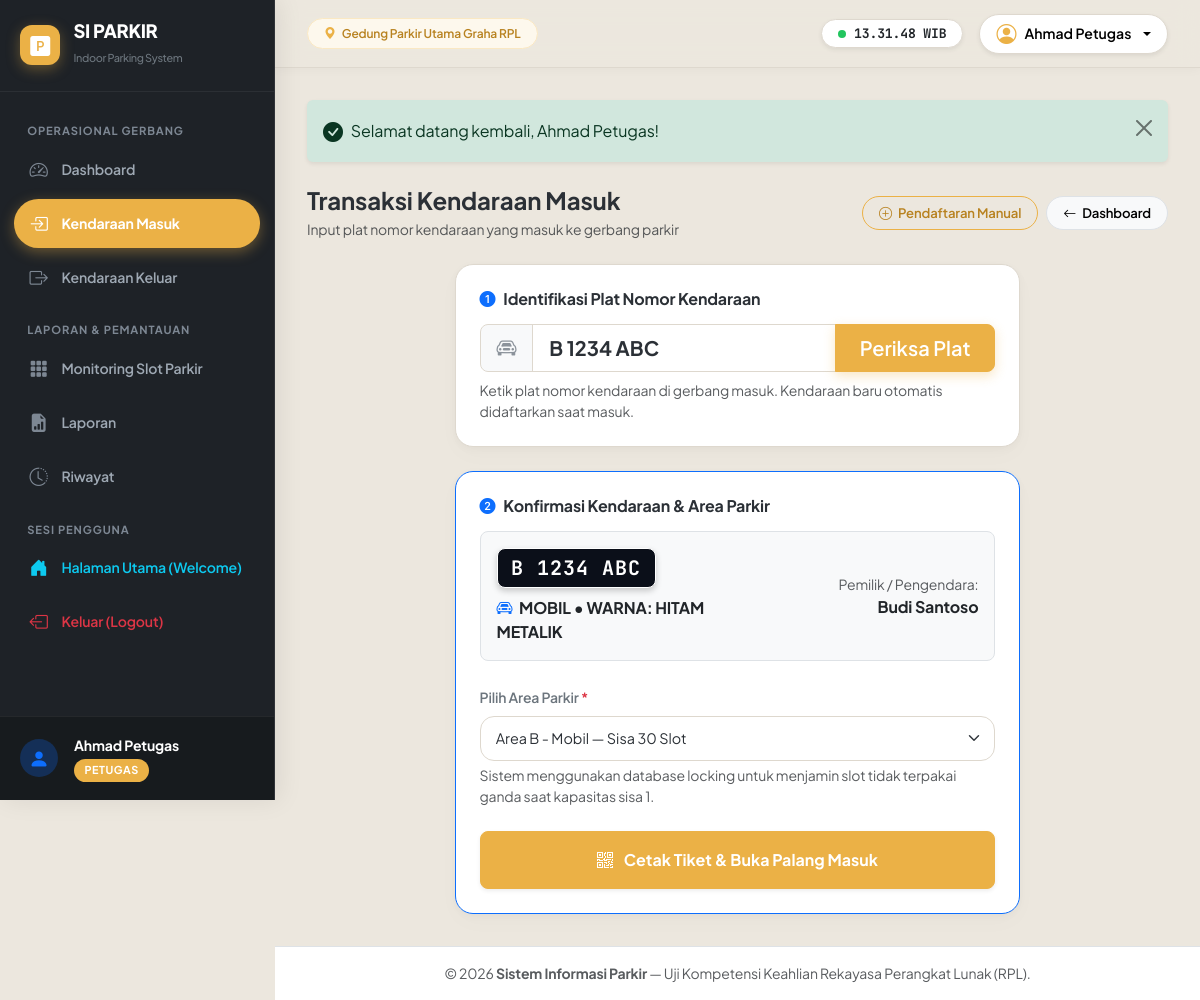
Page /petugas/transaksi_masuk.php?plat=B 1234 ABC (signed in) on the committed database.
### tables this page shows
CREATE TABLE `tb_kendaraan` (
  `id_kendaraan` INT AUTO_INCREMENT PRIMARY KEY,
  `plat_nomor` VARCHAR(15) NOT NULL UNIQUE,
  `jenis_kendaraan` VARCHAR(20) NOT NULL,
  `warna` VARCHAR(20) NULL,
  `pemilik` VARCHAR(100) NULL,
  `id_user` INT NOT NULL,
  INDEX `idx_plat` (`plat_nomor`),
  INDEX `idx_jenis` (`jenis_kendaraan`),
  CONSTRAINT `fk_kendaraan_user` FOREIGN KEY (`id_user`) 
    REFERENCES `tb_user` (`id_user`) ON UPDATE CASCADE ON DELETE RESTRICT
);

CREATE TABLE `tb_area_parkir` (
  `id_area` INT AUTO_INCREMENT PRIMARY KEY,
  `nama_area` VARCHAR(50) NOT NULL,
  `kapasitas` INT NOT NULL,
  `terisi` INT NOT NULL DEFAULT 0,
  INDEX `idx_area_nama` (`nama_area`)
);

### petugas/transaksi_masuk.php (the view, shortened to what this page needs)
<?php
require_once __DIR__ . '/../includes/header.php';
$pdo = getDBConnection();
$platQuery = normalizePlatNomor($_GET['plat'] ?? $_POST['plat_nomor'] ?? '');
$selectedAreaId = (int)($_GET['area_id'] ?? $_GET['id_area'] ?? 0);
$kendaraan = null;
$transaksiAktif = null;
if ($platQuery !== '') {
    $stmtCekKendaraan = $pdo->prepare("SELECT * FROM tb_kendaraan WHERE LOWER(plat_nomor) = LOWER(?)");
    $stmtCekKendaraan->execute([$platQuery]);
    $kendaraan = $stmtCekKendaraan->fetch();
    if ($kendaraan) {
        $stmtCekAktif = $pdo->prepare("SELECT id_parkir, kode_tiket, waktu_masuk FROM tb_transaksi WHERE id_kendaraan = ? AND status = 'masuk'");
        $stmtCekAktif->execute([$kendaraan['id_kendaraan']]);
        $transaksiAktif = $stmtCekAktif->fetch();
    }
}
$stmtAreas = $pdo->query("SELECT * FROM tb_area_parkir ORDER BY nama_area ASC");
$areaList = $stmtAreas->fetchAll();
?>
<div class="d-flex justify-content-between align-items-center mb-4">
    <div>
        <h4 class="fw-bold mb-1">Transaksi Kendaraan Masuk</h4>
        <p class="text-muted small mb-0">Input plat nomor kendaraan yang masuk ke gerbang parkir</p>
    </div>
    <div class="d-flex gap-2">
        <a href="<?= BASE_URL ?>/petugas/kendaraan_tambah.php" class="btn btn-outline-primary btn-sm rounded-pill px-3">
            <i class="bi bi-plus-circle me-1"></i> Pendaftaran Manual
        </a>
        <a href="<?= BASE_URL ?>/petugas/dashboard.php" class="btn btn-light btn-sm border rounded-pill px-3">
            <i class="bi bi-arrow-left me-1"></i> Dashboard
        </a>
    </div>
</div>
<div class="row justify-content-center">
    <div class="col-12 col-lg-8">
        <div class="card-custom p-4 mb-4">
            <h6 class="fw-bold mb-3"><i class="bi bi-1-circle-fill text-primary me-2"></i>Identifikasi Plat Nomor Kendaraan</h6>
            <form method="GET" action="">
                <div class="input-group input-group-lg mb-2">
                    <span class="input-group-text bg-light"><i class="bi bi-car-front"></i></span>
                    <input type="text" class="form-control input-plat text-uppercase fw-bold" name="plat"
                           placeholder="Contoh: B 1234 ABC" value="<?= htmlspecialchars($platQuery) ?>" required autofocus>
                    <button class="btn btn-primary px-4 fw-semibold" type="submit">Periksa Plat</button>
                </div>
                <div class="form-text small">Ketik plat nomor kendaraan di gerbang masuk. Kendaraan baru otomatis didaftarkan saat masuk.</div>
            </form>
        </div>
        <?php if ($platQuery !== ''): ?>
            <?php if ($transaksiAktif): ?>
                <div class="card-custom p-4 mb-4 border-danger">
                    <div class="d-flex align-items-center gap-3 mb-3">
                        <div class="text-danger fs-1"><i class="bi bi-exclamation-octagon-fill"></i></div>
                        <div>
                            <h5 class="fw-bold text-danger mb-1">Peringatan: Kendaraan Masih Sedang Parkir!</h5>
                            <p class="text-muted small mb-0">Kendaraan <strong><?= htmlspecialchars($kendaraan['plat_nomor']) ?></strong> tercatat belum melakukan transaksi keluar.</p>
                        </div>
                    </div>
                    <div class="p-3 bg-light rounded-3 small border mb-3">
                        <div>Nomor Tiket Aktif: <code><?= htmlspecialchars($transaksiAktif['kode_tiket']) ?></code></div>
                        <div>Waktu Masuk: <?= formatTanggalIndo($transaksiAktif['waktu_masuk']) ?></div>
                    </div>
                    <div class="d-flex gap-2">
                        <a href="<?= BASE_URL ?>/petugas/transaksi_keluar.php?id=<?= $transaksiAktif['id_parkir'] ?>" class="btn btn-success flex-grow-1">
                            <i class="bi bi-box-arrow-right me-1"></i> Proses Transaksi Keluar Kendaraan Ini
                        </a>
                        <a href="<?= BASE_URL ?>/petugas/tiket.php?id=<?= $transaksiAktif['id_parkir'] ?>" class="btn btn-outline-primary" target="_blank">
                            <i class="bi bi-printer me-1"></i> Cetak Ulang Tiket
                        </a>
                    </div>
                </div>
            <?php else: ?>
                <div class="card-custom p-4 border-primary">
                    <h6 class="fw-bold mb-3"><i class="bi bi-2-circle-fill text-primary me-2"></i>Konfirmasi Kendaraan & Area Parkir</h6>
                    <div class="p-3 bg-light rounded-3 mb-4 border">
                        <div class="row align-items-center">
                            <div class="col-12 col-md-6 mb-2 mb-md-0">
                                <span class="plat-badge fs-5"><?= htmlspecialchars($kendaraan['plat_nomor']) ?></span>
                                <div class="mt-2 text-uppercase fw-bold text-dark">
                                    <i class="bi <?= ($kendaraan['jenis_kendaraan'] === 'motor') ? 'bi-bicycle' : 'bi-car-front' ?> text-primary me-1"></i>
                                    <?= htmlspecialchars($kendaraan['jenis_kendaraan']) ?> &bull; Warna: <?= htmlspecialchars($kendaraan['warna'] ?: '-') ?>
                                </div>
                            </div>
                            <div class="col-12 col-md-6 text-md-end">
                                <small class="text-muted d-block">Pemilik / Pengendara:</small>
                                <strong class="text-dark"><?= htmlspecialchars($kendaraan['pemilik'] ?: 'Tamu Umum') ?></strong>
                            </div>
                        </div>
                    </div>
                    <form method="POST" action="">
                        <div class="mb-4">
                            <label for="id_area" class="form-label small fw-semibold text-secondary">Pilih Area Parkir <span class="text-danger">*</span></label>
                            <select class="form-select form-select-lg" id="id_area" name="id_area" required>
                                <?php foreach ($areaList as $area):
                                    $kap = (int)$area['kapasitas'];
                                    $ter = (int)$area['terisi'];
                                    $sisa = max(0, $kap - $ter);
                                    $isFull = ($sisa === 0);
                                    $autoSelect = false;
                                    if ($selectedAreaId > 0 && (int)$area['id_area'] === $selectedAreaId) {
                                        $autoSelect = true;
                                    } elseif ($selectedAreaId === 0 && $kendaraan['jenis_kendaraan'] === 'motor' && stripos($area['nama_area'], 'motor') !== false) {
                                        $autoSelect = true;
                                    } elseif ($selectedAreaId === 0 && $kendaraan['jenis_kendaraan'] === 'mobil' && stripos($area['nama_area'], 'mobil') !== false) {
                                        $autoSelect = true;
                                    }
                                ?>
                                    <option value="<?= $area['id_area'] ?>" <?= $isFull ? 'disabled class="text-danger"' : '' ?> <?= ($autoSelect && !$isFull) ? 'selected' : '' ?>>
                                        <?= htmlspecialchars($area['nama_area']) ?> &mdash; Sisa <?= $sisa ?> Slot <?= $isFull ? '(PENUH)' : '' ?>
                                    </option>
                                <?php endforeach; ?>
                            </select>
                            <div class="form-text small">Sistem menggunakan database locking untuk menjamin slot tidak terpakai ganda saat kapasitas sisa 1.</div>
                        </div>
                        <button type="submit" class="btn btn-primary w-100 py-3 rounded-3 fw-bold fs-6 shadow-sm">
                            <i class="bi bi-qr-code me-2"></i> Cetak Tiket & Buka Palang Masuk
                        </button>
                    </form>
                </div>
            <?php endif; ?>
        <?php endif; ?>
    </div>
</div>
<?php require_once __DIR__ . '/../includes/footer.php'; ?>

### assets/css/style.css (style rules this page uses)
:root { --primary-color: #ebb146; --primary-hover: #d39b33; --primary-subtle: #fdf8ed; --primary-dark: #b88220; --sidebar-bg: #1e2227; --sidebar-hover: #2a3037; --sidebar-active: #ebb146; --body-bg: #ece7de; --card-bg: #ffffff; --card-border: #ded8ce; --card-alt: #f7f4ee; --text-main: #2b3036; --text-secondary: #5e6670; --text-muted: #8c939b; --accent-coral: #eb7454; --accent-emerald: #15803d; --accent-dark: #111827; --radius-sm: 8px; --radius-md: 14px; --radius-lg: 18px; --radius-pill: 999px; }
body { font-family: 'Plus Jakarta Sans', -apple-system, BlinkMacSystemFont, "Segoe UI", Roboto, sans-serif; background-color: var(--body-bg); color: var(--text-main); overflow-x: hidden; min-height: 100vh; -webkit-font-smoothing: antialiased; -moz-osx-font-smoothing: grayscale; letter-spacing: -0.01em; }
.card-custom { background-color: var(--card-bg); border-radius: var(--radius-lg); border: 1px solid var(--card-border); box-shadow: 0 2px 8px rgba(0, 0, 0, 0.03), 0 8px 24px rgba(0, 0, 0, 0.02); transition: transform 0.2s cubic-bezier(0.16, 1, 0.3, 1), box-shadow 0.2s cubic-bezier(0.16, 1, 0.3, 1); overflow: hidden; }
.btn { border-radius: var(--radius-pill); font-weight: 600; font-size: 0.88rem; padding: 0.55rem 1.25rem; transition: all 0.2s cubic-bezier(0.16, 1, 0.3, 1); }
.btn-sm { padding: 0.38rem 0.95rem; font-size: 0.82rem; }
.btn-primary { background-color: var(--primary-color) !important; border-color: var(--primary-color) !important; color: #ffffff !important; box-shadow: 0 4px 12px rgba(235, 177, 70, 0.32); }
.btn-outline-primary { border: 1.5px solid var(--primary-color) !important; color: var(--primary-dark) !important; background-color: transparent !important; }
.form-control, .form-select { border: 1.5px solid var(--card-border); padding: 0.65rem 0.95rem; font-size: 0.9rem; border-radius: var(--radius-md); background-color: #ffffff; color: var(--text-main); transition: all 0.15s; }
.input-group-text { background-color: var(--card-alt); border: 1.5px solid var(--card-border); color: var(--text-muted); }
.plat-badge { display: inline-block; background-color: #0b0f19; color: #ffffff; font-family: 'JetBrains Mono', monospace; font-weight: 700; font-size: 0.92rem; padding: 0.25rem 0.85rem; border-radius: 8px; border: 1.5px solid #ffffff; box-shadow: 0 3px 6px rgba(0,0,0,0.2); letter-spacing: 1px; }

### rows in the picture
tb_kendaraan: plat_nomor "B 1234 ABC", jenis_kendaraan "MOBIL", warna "HITAM METALIK", pemilik "Budi Santoso", id_area "Area B - Mobil — Sisa 30 Slot"

### other values in the picture
$userNama "Ahmad Petugas"
$userRole "PETUGAS"
APP_LOCATION "Gedung Parkir Utama Graha RPL"
$user['nama_lengkap'] "Ahmad Petugas"
$text "Selamat datang kembali, Ahmad Petugas!"
APP_NAME "Sistem Informasi Parkir"
